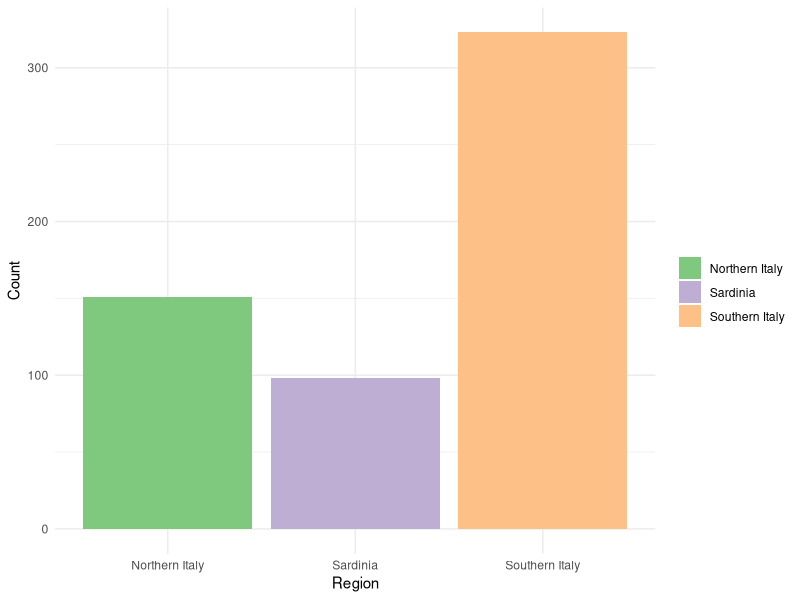

The R script that drew this image:
## ---- chunk 1
library(dslabs)
library(tidyverse)
## ---- chunk 2
head(dslabs::olive)
## ---- chunk 3
dslabs::olive %>% 
  group_by(region, area) %>% 
  count()
## ---- chunk 4
dslabs::olive %>% 
  group_by(region) %>% 
  count() %>% 
  ggplot(aes(region, n, fill = region)) +
  geom_col() +
  scale_fill_brewer(palette = "Accent") +
  labs(x = "Region", y = "Count", fill = "") +
  theme_minimal()
